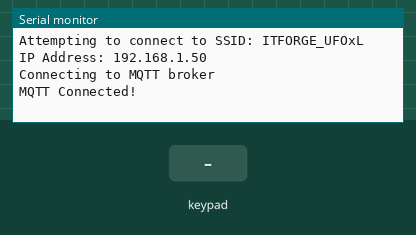
This sketch was run on a simulated Arduino Uno R4 WiFi. Shown: the last lines printed to the serial monitor. Wiring (inferred from the names in the program): 4×4 keypad with keys 1 2 3 A 4 5 6 B 7 8 9 C * 0 # D: rows D9, D8, D7, D6; columns D5, D4, D3, D2. The inputs (shaded band) are chosen by the test bench. WiFi joins after 1.5 s; servers stay silent unless stated; no MQTT or app messages arrive unless stated.

Above: at 12.7 s.
12.8 s: key '1' pressed
At 14.0 s:
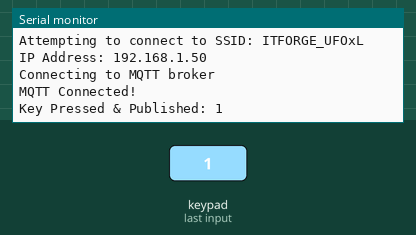
14.3 s: keypad keys 5 4 3 2 # pressed 0.4 s apart
At 16.5 s:
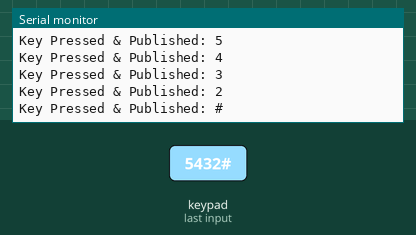
17.8 s: key 'A' pressed
At 19.0 s:
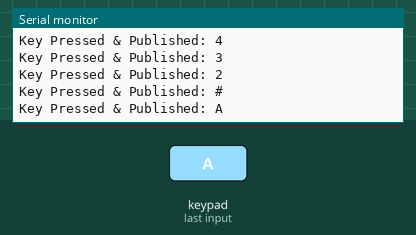
19.3 s: keypad keys 5 4 3 2 * pressed 0.4 s apart
At 21.5 s:
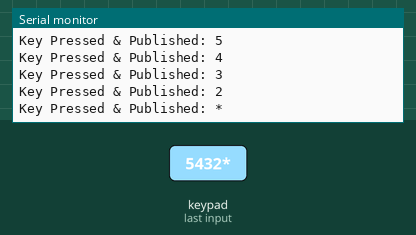
22.8 s: key 'B' pressed
At 24.0 s:
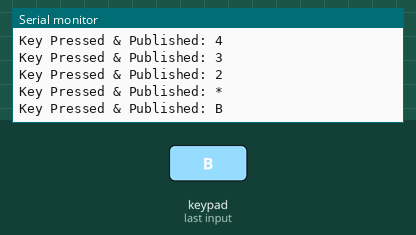
24.3 s: keypad keys 5 4 3 2 D pressed 0.4 s apart
At 26.5 s:
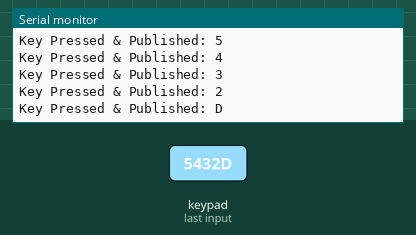
Timing chart, 0 to 28.0 s (numbered marks = the images above; inputs shaded):
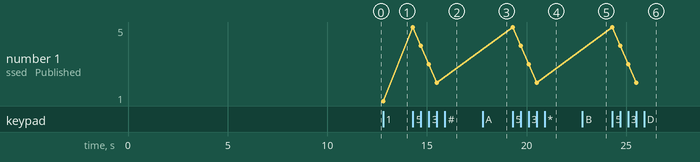

Measured:
- after the input at 12.8 s, the serial monitor: prints a new line at once (image 1)
- after the input at 14.3 s, the serial monitor: prints a new line at once (image 2)
- after the input at 17.8 s, the serial monitor: prints a new line at once (image 3)
- after the input at 19.3 s, the serial monitor: prints a new line at once (image 4)
- after the input at 22.8 s, the serial monitor: prints a new line at once (image 5)
- after the input at 24.3 s, the serial monitor: prints a new line at once (image 6)
- plotted number 1: 1 → 2 after the input at 14.3 s

The sketch:

mqtt_2.ino
```cpp
#include <WiFiS3.h>
#include <MQTTClient.h>

const char WIFI_SSID[] = "ITFORGE_UFOxL";       // CHANGE TO YOUR WIFI SSID
const char WIFI_PASSWORD[] = "Ahhhhhhh";       // CHANGE TO YOUR WIFI PASSWORD

const char MQTT_BROKER_ADRRESS[] = "mqtt-dashboard.com";
const int MQTT_PORT = 1883;
const char MQTT_CLIENT_ID[] = "arduino-uno-r4-ananya";
const char MQTT_USERNAME[] = "";
const char MQTT_PASSWORD[] = "";

const char PUBLISH_TOPIC[] = "ananya/temp";

WiFiClient network;
MQTTClient mqtt = MQTTClient(256);

const int colPins[4] = {5, 4, 3, 2};
const int rowPins[4] = {9, 8, 7, 6};

const char keys[4][4] = {
  {'1', '2', '3', 'A'},
  {'4', '5', '6', 'B'},
  {'7', '8', '9', 'C'},
  {'*', '0', '#', 'D'}
};

void setup() {
  Serial.begin(9600);

  for (int c = 0; c < 4; c++) {
    pinMode(colPins[c], INPUT_PULLUP);
  }

  for (int r = 0; r < 4; r++) {
    pinMode(rowPins[r], OUTPUT);
    digitalWrite(rowPins[r], HIGH);
  }

  int status = WL_IDLE_STATUS;
  while (status != WL_CONNECTED) {
    Serial.print("Attempting to connect to SSID: ");
    Serial.println(WIFI_SSID);
    status = WiFi.begin(WIFI_SSID, WIFI_PASSWORD);
    delay(10000);
  }

  Serial.print("IP Address: ");
  Serial.println(WiFi.localIP());

  // Initialize MQTT driver once in setup
  mqtt.begin(MQTT_BROKER_ADRRESS, MQTT_PORT, network);
  connectToMQTT();
}

void loop() {
  // Auto-reconnect if connection drops
  if (!mqtt.connected()) {
    connectToMQTT();
  }
  mqtt.loop();

  // Scan Keypad
  for (int r = 0; r < 4; r++) {
    digitalWrite(rowPins[r], LOW); // Activate active row

    for (int c = 0; c < 4; c++) {
      if (digitalRead(colPins[c]) == LOW) {
        char input = keys[r][c];
        sendNum(input);

        delay(50); // Debounce delay

        // Wait until key is released so we only publish once per press
        while (digitalRead(colPins[c]) == LOW) {
          mqtt.loop();
        }
      }
    }

    digitalWrite(rowPins[r], HIGH); // Deactivate row before checking next row
  }
}

void connectToMQTT() {
  if (mqtt.connected()) return;

  Serial.print("Connecting to MQTT broker");
  while (!mqtt.connect(MQTT_CLIENT_ID, MQTT_USERNAME, MQTT_PASSWORD)) {
    Serial.print(".");
    delay(1000); // Retry every 1s instead of 0.1s
  }
  Serial.println("\nMQTT Connected!");
}

void sendNum(char key) {
  String payload = String(key);
  mqtt.publish(PUBLISH_TOPIC, payload);

  Serial.print("Key Pressed & Published: ");
  Serial.println(payload);
}
```
